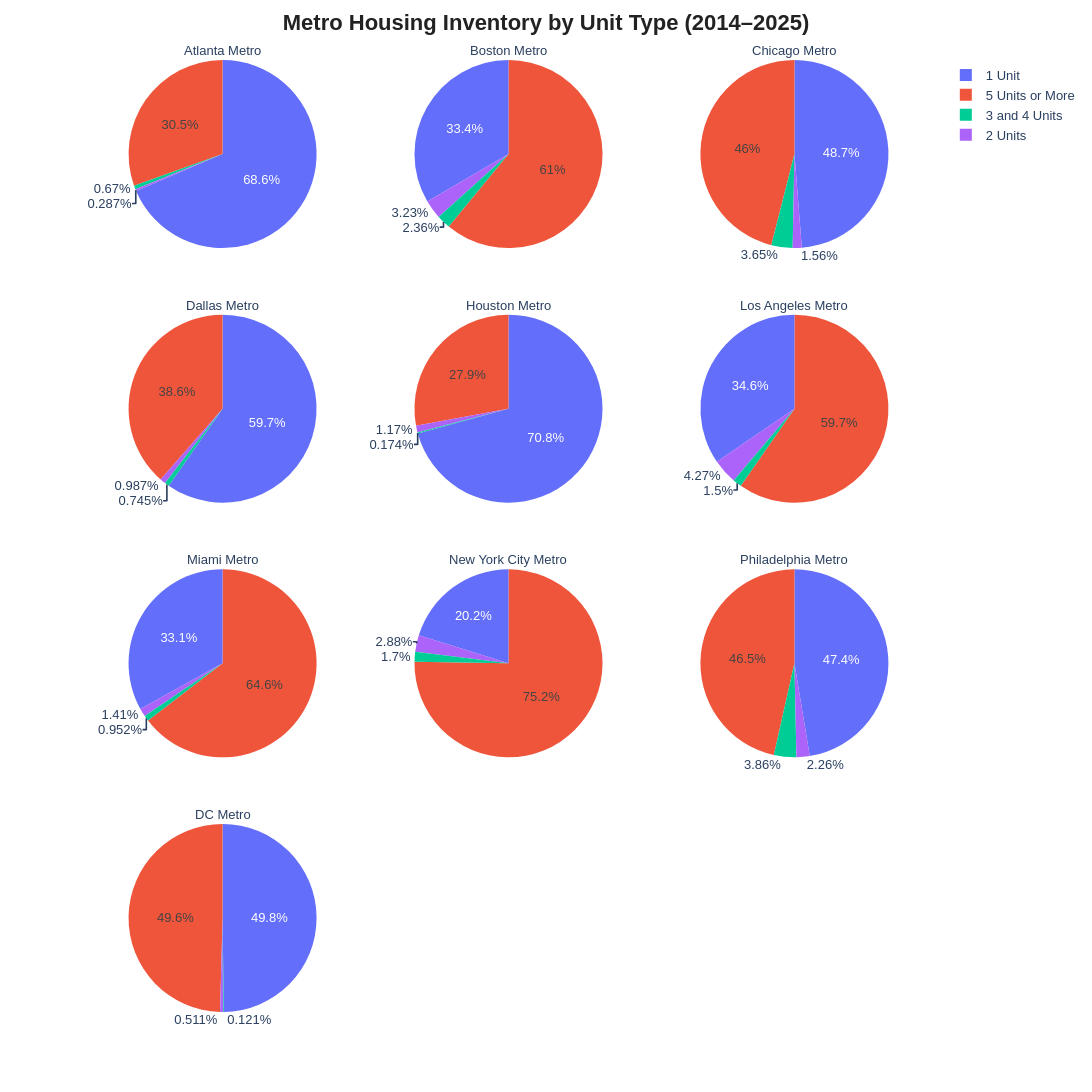

The cell this chart's notebook holds for it:
### Markdown cell above
### Metro's Percentage of Housing Type (2014-2025)

### Code cell
all_time_housing_type = all_time_housing.groupby(by='Name',as_index=False).sum()

all_time_housing_type = all_time_housing.melt(id_vars=['Name'],
            value_vars=['1 Unit','2 Units','3 and 4 Units','5 Units or More'],
            var_name='Unit_Type',
            value_name='Units_Amount')

fig = px.pie(all_time_housing_type,
            names='Unit_Type',
            values='Units_Amount',
            facet_col='Name',
            facet_col_wrap=3,
            width=1300,
            height=1500)

fig.update_layout(
    title={**TITLE_STYLE, 'text': "<b>Metro Housing Inventory by Unit Type (2014–2025)</b>"},
    font=dict(family='Arial', size=13),
    legend=dict(title=None),
)

fig.for_each_annotation(lambda a: a.update(text=a.text.split("=")[-1]))

fig.show()

### Figure 1 — Plotly figure (JSON) as saved in the notebook; plotly's stock layout.template omitted (floating-point values rounded to 4 significant figures)
{"data": [{"domain": {"x": [0, 0.32], "y": [0.8025, 1]}, "hovertemplate": "Name=Atlanta Metro<br>Unit_Type=%{label}<br>Units_Amount=%{value}<extra></extra>", "labels": ["1 Unit", "1 Unit", "1 Unit", "1 Unit", "1 Unit", "1 Unit", "1 Unit", "1 Unit", "1 Unit", "1 Unit", "1 Unit", "1 Unit", "2 Units", "2 Units", "2 Units", "2 Units", "2 Units", "2 Units", "2 Units", "2 Units", "2 Units", "2 Units", "2 Units", "2 Units", "3 and 4 Units", "3 and 4 Units", "3 and 4 Units", "3 and 4 Units", "3 and 4 Units", "3 and 4 Units", "3 and 4 Units", "3 and 4 Units", "3 and 4 Units", "3 and 4 Units", "3 and 4 Units", "3 and 4 Units", "5 Units or More", "5 Units or More", "5 Units or More", "5 Units or More", "5 Units or More", "5 Units or More", "5 Units or More", "5 Units or More", "5 Units or More", "5 Units or More", "5 Units or More", "5 Units or More"], "legendgroup": "", "name": "", "showlegend": true, "type": "pie", "values": [16980.0, 20000.0, 23100.0, 24970.0, 26510.0, 26260.0, 28630.0, 31560.0, 26630.0, 24020.0, 25770.0, 22180.0, 40.0, 30.0, 48.0, 30.0, 98.0, 42.0, 96.0, 78.0, 186.0, 114.0, 292.0, 188.0, 217.0, 167.0, 102.0, 127.0, 87.0, 115.0, 228.0, 151.0, 398.0, 276.0, 667.0, 365.0, 9442.0, 10150.0, 13110.0, 8702.0, 12750.0, 6418.0, 3390.0, 7677.0, 21290.0, 14230.0, 13960.0, 10670.0]}, {"domain": {"x": [0.34, 0.66], "y": [0.8025, 1]}, "hovertemplate": "Name=Boston Metro<br>Unit_Type=%{label}<br>Units_Amount=%{value}<extra></extra>", "labels": ["1 Unit", "1 Unit", "1 Unit", "1 Unit", "1 Unit", "1 Unit", "1 Unit", "1 Unit", "1 Unit", "1 Unit", "1 Unit", "1 Unit", "2 Units", "2 Units", "2 Units", "2 Units", "2 Units", "2 Units", "2 Units", "2 Units", "2 Units", "2 Units", "2 Units", "2 Units", "3 and 4 Units", "3 and 4 Units", "3 and 4 Units", "3 and 4 Units", "3 and 4 Units", "3 and 4 Units", "3 and 4 Units", "3 and 4 Units", "3 and 4 Units", "3 and 4 Units", "3 and 4 Units", "3 and 4 Units", "5 Units or More", "5 Units or More", "5 Units or More", "5 Units or More", "5 Units or More", "5 Units or More", "5 Units or More", "5 Units or More", "5 Units or More", "5 Units or More", "5 Units or More", "5 Units or More"], "legendgroup": "", "name": "", "showlegend": true, "type": "pie", "values": [4991.0, 4844.0, 5243.0, 4949.0, 4930.0, 4299.0, 4457.0, 4820.0, 4025.0, 3396.0, 3734.0, 3994.0, 306.0, 410.0, 516.0, 490.0, 546.0, 466.0, 562.0, 520.0, 466.0, 368.0, 340.0, 202.0, 245.0, 319.0, 318.0, 292.0, 343.0, 394.0, 309.0, 349.0, 381.0, 349.0, 314.0, 181.0, 6482.0, 9463.0, 7170.0, 9026.0, 8364.0, 9929.0, 8920.0, 10910.0, 8723.0, 6709.0, 6847.0, 5351.0]}, {"domain": {"x": [0.68, 1.0], "y": [0.8025, 1]}, "hovertemplate": "Name=Chicago Metro<br>Unit_Type=%{label}<br>Units_Amount=%{value}<extra></extra>", "labels": ["1 Unit", "1 Unit", "1 Unit", "1 Unit", "1 Unit", "1 Unit", "1 Unit", "1 Unit", "1 Unit", "1 Unit", "1 Unit", "1 Unit", "2 Units", "2 Units", "2 Units", "2 Units", "2 Units", "2 Units", "2 Units", "2 Units", "2 Units", "2 Units", "2 Units", "2 Units", "3 and 4 Units", "3 and 4 Units", "3 and 4 Units", "3 and 4 Units", "3 and 4 Units", "3 and 4 Units", "3 and 4 Units", "3 and 4 Units", "3 and 4 Units", "3 and 4 Units", "3 and 4 Units", "3 and 4 Units", "5 Units or More", "5 Units or More", "5 Units or More", "5 Units or More", "5 Units or More", "5 Units or More", "5 Units or More", "5 Units or More", "5 Units or More", "5 Units or More", "5 Units or More", "5 Units or More"], "legendgroup": "", "name": "", "showlegend": true, "type": "pie", "values": [7723.0, 7676.0, 8032.0, 8416.0, 8546.0, 7598.0, 8122.0, 10070.0, 8562.0, 8452.0, 9509.0, 9382.0, 124.0, 192.0, 192.0, 238.0, 318.0, 380.0, 334.0, 262.0, 296.0, 350.0, 262.0, 318.0, 439.0, 600.0, 685.0, 786.0, 631.0, 761.0, 519.0, 733.0, 649.0, 660.0, 474.0, 710.0, 7393.0, 7345.0, 11030.0, 12690.0, 8186.0, 9346.0, 6020.0, 7445.0, 8128.0, 5566.0, 7819.0, 5464.0]}, {"domain": {"x": [0, 0.32], "y": [0.535, 0.7325]}, "hovertemplate": "Name=Dallas Metro<br>Unit_Type=%{label}<br>Units_Amount=%{value}<extra></extra>", "labels": ["1 Unit", "1 Unit", "1 Unit", "1 Unit", "1 Unit", "1 Unit", "1 Unit", "1 Unit", "1 Unit", "1 Unit", "1 Unit", "1 Unit", "2 Units", "2 Units", "2 Units", "2 Units", "2 Units", "2 Units", "2 Units", "2 Units", "2 Units", "2 Units", "2 Units", "2 Units", "3 and 4 Units", "3 and 4 Units", "3 and 4 Units", "3 and 4 Units", "3 and 4 Units", "3 and 4 Units", "3 and 4 Units", "3 and 4 Units", "3 and 4 Units", "3 and 4 Units", "3 and 4 Units", "3 and 4 Units", "5 Units or More", "5 Units or More", "5 Units or More", "5 Units or More", "5 Units or More", "5 Units or More", "5 Units or More", "5 Units or More", "5 Units or More", "5 Units or More", "5 Units or More", "5 Units or More"], "legendgroup": "", "name": "", "showlegend": true, "type": "pie", "values": [22550.0, 29040.0, 29700.0, 34600.0, 36830.0, 34940.0, 44000.0, 52000.0, 43680.0, 44370.0, 46440.0, 39230.0, 182.0, 226.0, 266.0, 296.0, 354.0, 382.0, 828.0, 836.0, 686.0, 926.0, 1500.0, 1080.0, 166.0, 276.0, 314.0, 231.0, 484.0, 293.0, 221.0, 632.0, 1314.0, 422.0, 698.0, 658.0, 18520.0, 27610.0, 25520.0, 27390.0, 26220.0, 27090.0, 15760.0, 25240.0, 32240.0, 22320.0, 23150.0, 24210.0]}, {"domain": {"x": [0.34, 0.66], "y": [0.535, 0.7325]}, "hovertemplate": "Name=Houston Metro<br>Unit_Type=%{label}<br>Units_Amount=%{value}<extra></extra>", "labels": ["1 Unit", "1 Unit", "1 Unit", "1 Unit", "1 Unit", "1 Unit", "1 Unit", "1 Unit", "1 Unit", "1 Unit", "1 Unit", "1 Unit", "2 Units", "2 Units", "2 Units", "2 Units", "2 Units", "2 Units", "2 Units", "2 Units", "2 Units", "2 Units", "2 Units", "2 Units", "3 and 4 Units", "3 and 4 Units", "3 and 4 Units", "3 and 4 Units", "3 and 4 Units", "3 and 4 Units", "3 and 4 Units", "3 and 4 Units", "3 and 4 Units", "3 and 4 Units", "3 and 4 Units", "3 and 4 Units", "5 Units or More", "5 Units or More", "5 Units or More", "5 Units or More", "5 Units or More", "5 Units or More", "5 Units or More", "5 Units or More", "5 Units or More", "5 Units or More", "5 Units or More", "5 Units or More"], "legendgroup": "", "name": "", "showlegend": true, "type": "pie", "values": [38320.0, 36790.0, 35370.0, 36350.0, 40320.0, 39510.0, 49920.0, 52720.0, 47610.0, 50440.0, 52700.0, 46340.0, 146.0, 220.0, 160.0, 198.0, 254.0, 302.0, 306.0, 782.0, 880.0, 1786.0, 1292.0, 2396.0, 236.0, 97.0, 151.0, 127.0, 106.0, 55.0, 35.0, 114.0, 23.0, 34.0, 247.0, 71.0, 25040.0, 19800.0, 9054.0, 5722.0, 16610.0, 23810.0, 20280.0, 15650.0, 27120.0, 16490.0, 11500.0, 16390.0]}, {"domain": {"x": [0.68, 1.0], "y": [0.535, 0.7325]}, "hovertemplate": "Name=Los Angeles Metro<br>Unit_Type=%{label}<br>Units_Amount=%{value}<extra></extra>", "labels": ["1 Unit", "1 Unit", "1 Unit", "1 Unit", "1 Unit", "1 Unit", "1 Unit", "1 Unit", "1 Unit", "1 Unit", "1 Unit", "1 Unit", "2 Units", "2 Units", "2 Units", "2 Units", "2 Units", "2 Units", "2 Units", "2 Units", "2 Units", "2 Units", "2 Units", "2 Units", "3 and 4 Units", "3 and 4 Units", "3 and 4 Units", "3 and 4 Units", "3 and 4 Units", "3 and 4 Units", "3 and 4 Units", "3 and 4 Units", "3 and 4 Units", "3 and 4 Units", "3 and 4 Units", "3 and 4 Units", "5 Units or More", "5 Units or More", "5 Units or More", "5 Units or More", "5 Units or More", "5 Units or More", "5 Units or More", "5 Units or More", "5 Units or More", "5 Units or More", "5 Units or More", "5 Units or More"], "legendgroup": "", "name": "", "showlegend": true, "type": "pie", "values": [8300.0, 8447.0, 9379.0, 10590.0, 10040.0, 9306.0, 9737.0, 11090.0, 11200.0, 12040.0, 11780.0, 12680.0, 582.0, 862.0, 912.0, 1274.0, 1528.0, 1694.0, 1266.0, 1284.0, 1626.0, 1492.0, 1370.0, 1484.0, 312.0, 454.0, 610.0, 495.0, 522.0, 358.0, 406.0, 510.0, 414.0, 586.0, 365.0, 366.0, 17760.0, 24270.0, 21210.0, 18730.0, 17430.0, 19200.0, 15520.0, 18270.0, 19630.0, 16650.0, 13270.0, 13170.0]}, {"domain": {"x": [0, 0.32], "y": [0.2675, 0.465]}, "hovertemplate": "Name=Miami Metro<br>Unit_Type=%{label}<br>Units_Amount=%{value}<extra></extra>", "labels": ["1 Unit", "1 Unit", "1 Unit", "1 Unit", "1 Unit", "1 Unit", "1 Unit", "1 Unit", "1 Unit", "1 Unit", "1 Unit", "1 Unit", "2 Units", "2 Units", "2 Units", "2 Units", "2 Units", "2 Units", "2 Units", "2 Units", "2 Units", "2 Units", "2 Units", "2 Units", "3 and 4 Units", "3 and 4 Units", "3 and 4 Units", "3 and 4 Units", "3 and 4 Units", "3 and 4 Units", "3 and 4 Units", "3 and 4 Units", "3 and 4 Units", "3 and 4 Units", "3 and 4 Units", "3 and 4 Units", "5 Units or More", "5 Units or More", "5 Units or More", "5 Units or More", "5 Units or More", "5 Units or More", "5 Units or More", "5 Units or More", "5 Units or More", "5 Units or More", "5 Units or More", "5 Units or More"], "legendgroup": "", "name": "", "showlegend": true, "type": "pie", "values": [5791.0, 7142.0, 6705.0, 6655.0, 7022.0, 7241.0, 7808.0, 8316.0, 6971.0, 5512.0, 5825.0, 5446.0, 128.0, 74.0, 170.0, 176.0, 242.0, 390.0, 334.0, 266.0, 290.0, 410.0, 402.0, 540.0, 68.0, 175.0, 133.0, 95.0, 386.0, 93.0, 369.0, 182.0, 133.0, 171.0, 120.0, 392.0, 9272.0, 16060.0, 11730.0, 12800.0, 11900.0, 12960.0, 13250.0, 16550.0, 12330.0, 15230.0, 10000.0, 15000.0]}, {"domain": {"x": [0.34, 0.66], "y": [0.2675, 0.465]}, "hovertemplate": "Name=New York City Metro<br>Unit_Type=%{label}<br>Units_Amount=%{value}<extra></extra>", "labels": ["1 Unit", "1 Unit", "1 Unit", "1 Unit", "1 Unit", "1 Unit", "1 Unit", "1 Unit", "1 Unit", "1 Unit", "1 Unit", "1 Unit", "2 Units", "2 Units", "2 Units", "2 Units", "2 Units", "2 Units", "2 Units", "2 Units", "2 Units", "2 Units", "2 Units", "2 Units", "3 and 4 Units", "3 and 4 Units", "3 and 4 Units", "3 and 4 Units", "3 and 4 Units", "3 and 4 Units", "3 and 4 Units", "3 and 4 Units", "3 and 4 Units", "3 and 4 Units", "3 and 4 Units", "3 and 4 Units", "5 Units or More", "5 Units or More", "5 Units or More", "5 Units or More", "5 Units or More", "5 Units or More", "5 Units or More", "5 Units or More", "5 Units or More", "5 Units or More", "5 Units or More", "5 Units or More"], "legendgroup": "", "name": "", "showlegend": true, "type": "pie", "values": [11800.0, 11170.0, 10400.0, 11290.0, 11080.0, 11070.0, 10990.0, 12950.0, 12240.0, 11730.0, 12530.0, 11750.0, 1338.0, 1366.0, 1702.0, 1754.0, 1682.0, 1786.0, 1674.0, 1522.0, 1592.0, 1894.0, 1828.0, 1692.0, 1071.0, 1004.0, 769.0, 1139.0, 1061.0, 1289.0, 828.0, 934.0, 745.0, 841.0, 1018.0, 1043.0, 33780.0, 72890.0, 30360.0, 36400.0, 35870.0, 47020.0, 41340.0, 41260.0, 55180.0, 48560.0, 42550.0, 33340.0]}, {"domain": {"x": [0.68, 1.0], "y": [0.2675, 0.465]}, "hovertemplate": "Name=Philadelphia Metro<br>Unit_Type=%{label}<br>Units_Amount=%{value}<extra></extra>", "labels": ["1 Unit", "1 Unit", "1 Unit", "1 Unit", "1 Unit", "1 Unit", "1 Unit", "1 Unit", "1 Unit", "1 Unit", "1 Unit", "1 Unit", "2 Units", "2 Units", "2 Units", "2 Units", "2 Units", "2 Units", "2 Units", "2 Units", "2 Units", "2 Units", "2 Units", "2 Units", "3 and 4 Units", "3 and 4 Units", "3 and 4 Units", "3 and 4 Units", "3 and 4 Units", "3 and 4 Units", "3 and 4 Units", "3 and 4 Units", "3 and 4 Units", "3 and 4 Units", "3 and 4 Units", "3 and 4 Units", "5 Units or More", "5 Units or More", "5 Units or More", "5 Units or More", "5 Units or More", "5 Units or More", "5 Units or More", "5 Units or More", "5 Units or More", "5 Units or More", "5 Units or More", "5 Units or More"], "legendgroup": "", "name": "", "showlegend": true, "type": "pie", "values": [6379.0, 6548.0, 7016.0, 7233.0, 6875.0, 6963.0, 7999.0, 8868.0, 8534.0, 6255.0, 8324.0, 7530.0, 228.0, 258.0, 236.0, 342.0, 290.0, 394.0, 506.0, 900.0, 326.0, 218.0, 332.0, 194.0, 501.0, 451.0, 530.0, 429.0, 616.0, 710.0, 745.0, 1112.0, 620.0, 420.0, 514.0, 555.0, 6523.0, 5060.0, 4463.0, 5540.0, 5375.0, 7540.0, 6951.0, 25430.0, 4891.0, 5126.0, 5044.0, 4876.0]}, {"domain": {"x": [0, 0.32], "y": [0, 0.1975]}, "hovertemplate": "Name=DC Metro<br>Unit_Type=%{label}<br>Units_Amount=%{value}<extra></extra>", "labels": ["1 Unit", "1 Unit", "1 Unit", "1 Unit", "1 Unit", "1 Unit", "1 Unit", "1 Unit", "1 Unit", "1 Unit", "1 Unit", "1 Unit", "2 Units", "2 Units", "2 Units", "2 Units", "2 Units", "2 Units", "2 Units", "2 Units", "2 Units", "2 Units", "2 Units", "2 Units", "3 and 4 Units", "3 and 4 Units", "3 and 4 Units", "3 and 4 Units", "3 and 4 Units", "3 and 4 Units", "3 and 4 Units", "3 and 4 Units", "3 and 4 Units", "3 and 4 Units", "3 and 4 Units", "3 and 4 Units", "5 Units or More", "5 Units or More", "5 Units or More", "5 Units or More", "5 Units or More", "5 Units or More", "5 Units or More", "5 Units or More", "5 Units or More", "5 Units or More", "5 Units or More", "5 Units or More"], "legendgroup": "", "name": "", "showlegend": true, "type": "pie", "values": [12410.0, 12640.0, 13380.0, 14220.0, 13590.0, 12980.0, 13990.0, 13730.0, 12010.0, 10940.0, 11740.0, 10160.0, 128.0, 120.0, 80.0, 114.0, 94.0, 178.0, 112.0, 54.0, 74.0, 80.0, 106.0, 418.0, 26.0, 50.0, 16.0, 16.0, 38.0, 52.0, 7.0, 41.0, 20.0, 58.0, 32.0, 12.0, 12240.0, 10200.0, 12210.0, 12910.0, 12040.0, 13600.0, 11060.0, 13590.0, 23800.0, 12420.0, 9606.0, 7486.0]}], "layout": {"annotations": [{"font": {}, "showarrow": false, "text": "DC Metro", "x": 0.16, "xanchor": "center", "xref": "paper", "y": 0.1975, "yanchor": "bottom", "yref": "paper"}, {"font": {}, "showarrow": false, "text": "Miami Metro", "x": 0.16, "xanchor": "center", "xref": "paper", "y": 0.465, "yanchor": "bottom", "yref": "paper"}, {"font": {}, "showarrow": false, "text": "New York City Metro", "x": 0.5, "xanchor": "center", "xref": "paper", "y": 0.465, "yanchor": "bottom", "yref": "paper"}, {"font": {}, "showarrow": false, "text": "Philadelphia Metro", "x": 0.84, "xanchor": "center", "xref": "paper", "y": 0.465, "yanchor": "bottom", "yref": "paper"}, {"font": {}, "showarrow": false, "text": "Dallas Metro", "x": 0.16, "xanchor": "center", "xref": "paper", "y": 0.7325, "yanchor": "bottom", "yref": "paper"}, {"font": {}, "showarrow": false, "text": "Houston Metro", "x": 0.5, "xanchor": "center", "xref": "paper", "y": 0.7325, "yanchor": "bottom", "yref": "paper"}, {"font": {}, "showarrow": false, "text": "Los Angeles Metro", "x": 0.84, "xanchor": "center", "xref": "paper", "y": 0.7325, "yanchor": "bottom", "yref": "paper"}, {"font": {}, "showarrow": false, "text": "Atlanta Metro", "x": 0.16, "xanchor": "center", "xref": "paper", "y": 1, "yanchor": "bottom", "yref": "paper"}, {"font": {}, "showarrow": false, "text": "Boston Metro", "x": 0.5, "xanchor": "center", "xref": "paper", "y": 1, "yanchor": "bottom", "yref": "paper"}, {"font": {}, "showarrow": false, "text": "Chicago Metro", "x": 0.84, "xanchor": "center", "xref": "paper", "y": 1, "yanchor": "bottom", "yref": "paper"}], "font": {"family": "Arial", "size": 13}, "height": 1500, "legend": {"title": {}, "tracegroupgap": 0}, "margin": {"t": 60}, "title": {"font": {"color": "#222222", "family": "Arial", "size": 22}, "text": "<b>Metro Housing Inventory by Unit Type (2014–2025)</b>", "x": 0.5, "xanchor": "center"}, "width": 1300}}
